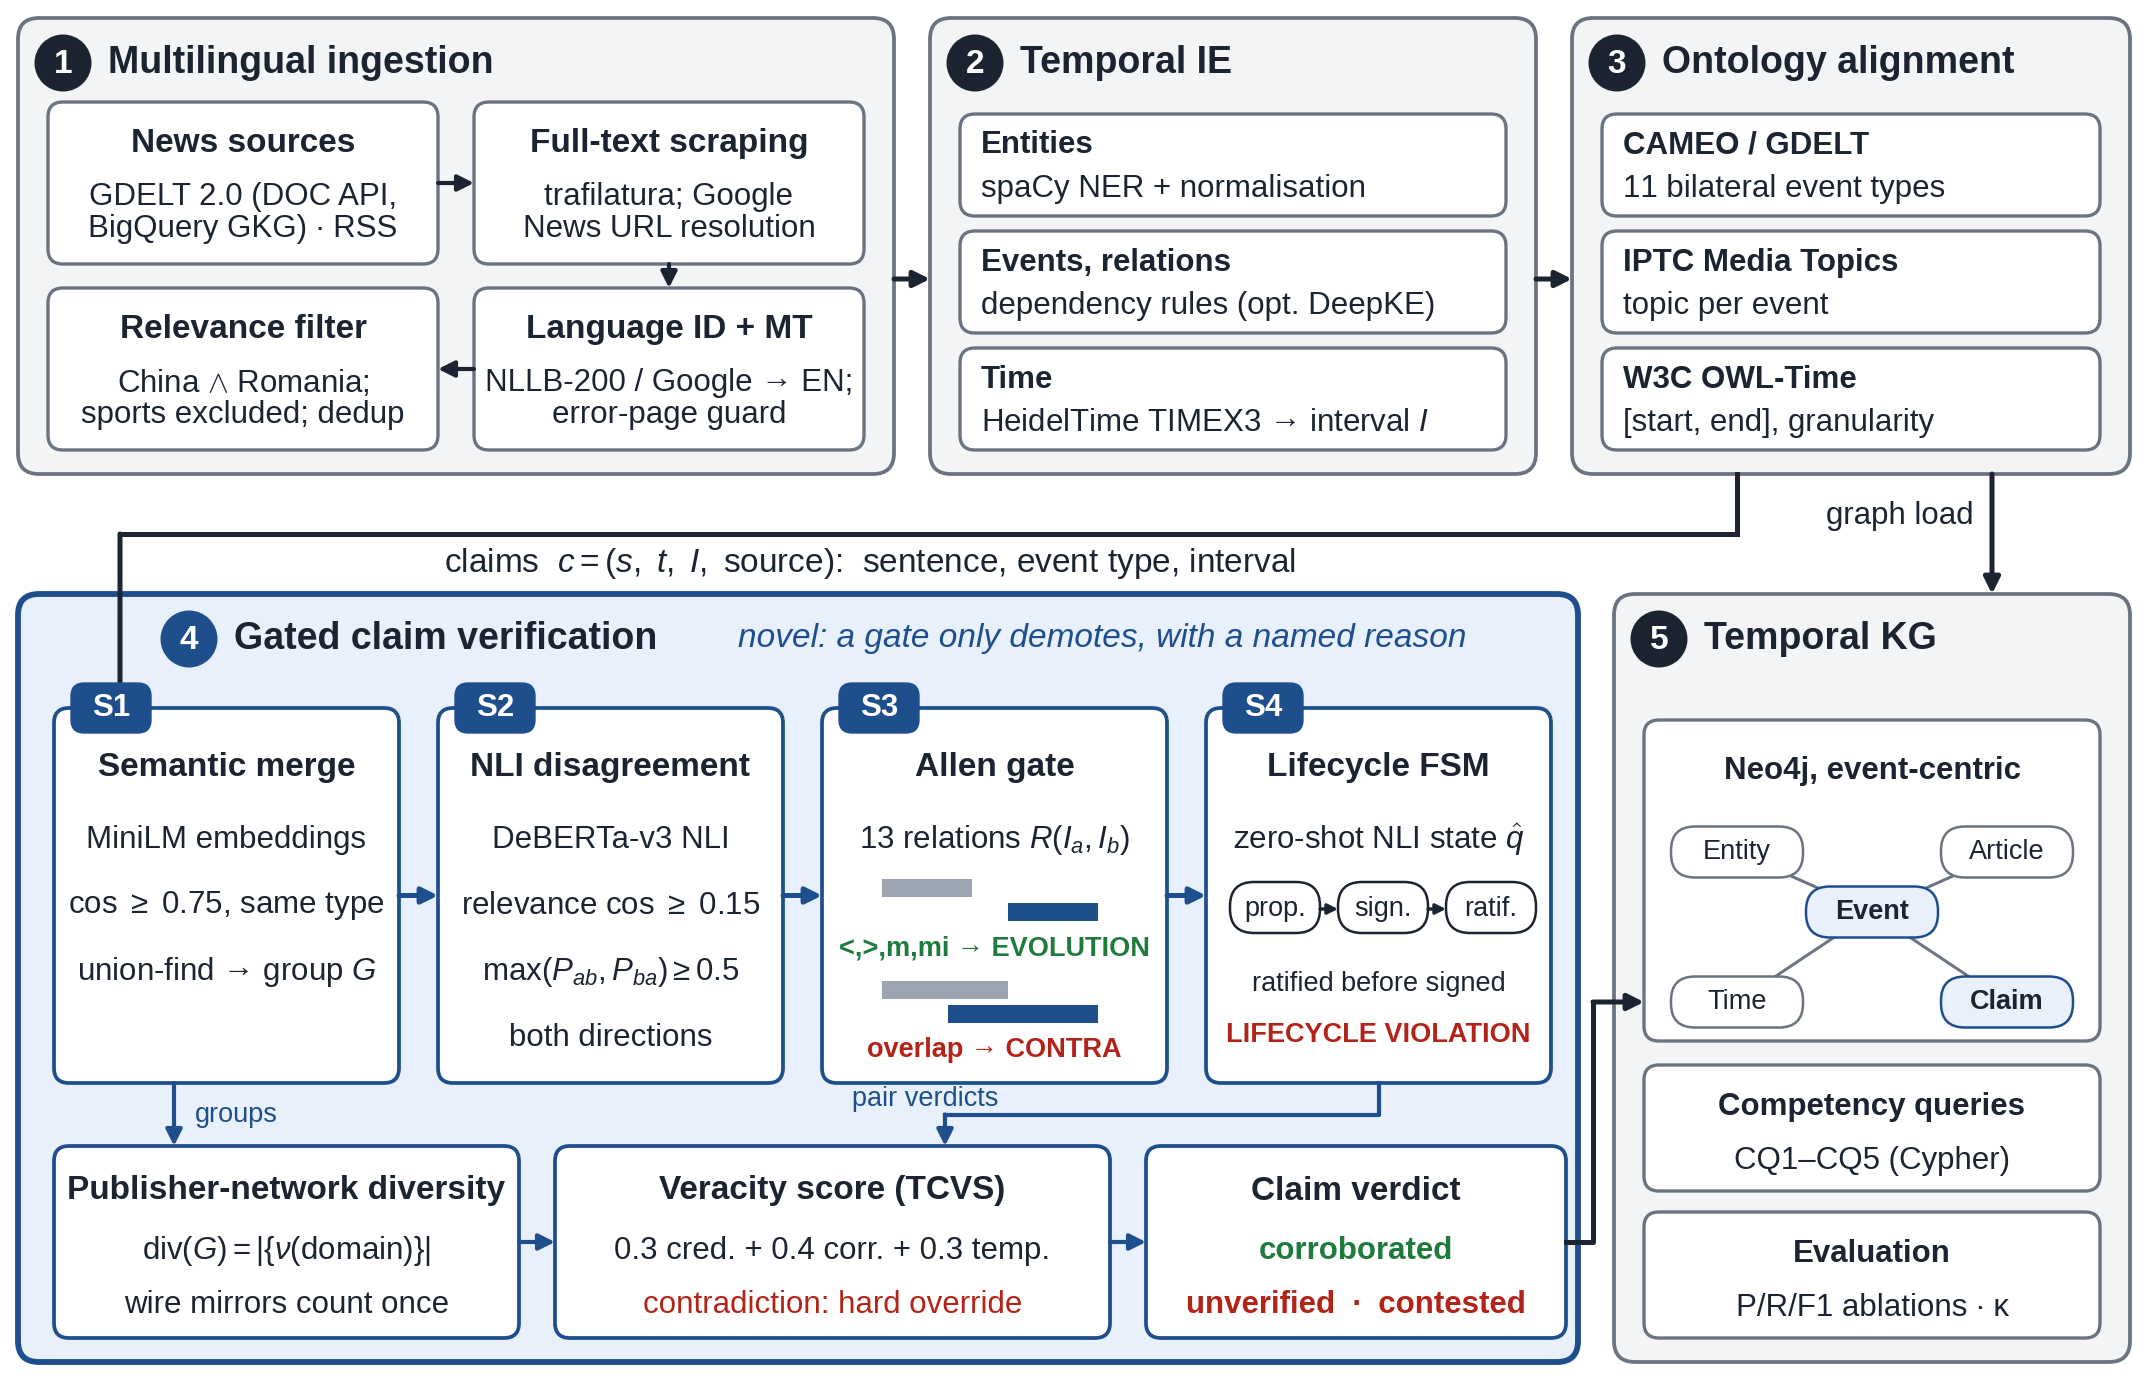

Write Python code to recreate this figure.
"""System diagram for the paper (IEEE two-column figure*, 7.16 in wide).

Run: python paper/system_diagram.py  ->  paper/system_diagram.{pdf,png}
Drawn at final print size, so every font size below is the size in the paper.
"""
from pathlib import Path

import matplotlib

matplotlib.use("Agg")
import matplotlib.pyplot as plt
from matplotlib.patches import FancyArrowPatch, FancyBboxPatch, Rectangle

plt.rcParams.update({
    "font.family": "Liberation Sans",  # metric-compatible with Arial/Helvetica
    "pdf.fonttype": 42,                # embed TrueType: IEEE PDF eXpress-friendly
    "mathtext.fontset": "custom",
    "mathtext.rm": "Liberation Sans",
    "mathtext.it": "Liberation Sans:italic",
})

W, H = 7.16, 4.60
INK = "#1b2430"
GREY_FILL, GREY_EDGE = "#f3f4f6", "#6b7280"
NOV_FILL, NOV_EDGE = "#e8f0fb", "#1f4e8c"
STAGE_FILL = "#ffffff"
RED, GREEN = "#b42318", "#1e7b3c"
BODY, SMALL, HEAD = 8, 7.5, 9

fig = plt.figure(figsize=(W, H))
ax = fig.add_axes([0, 0, 1, 1])
ax.set_xlim(0, W)
ax.set_ylim(0, H)
ax.axis("off")


def box(x, y, w, h, fill=STAGE_FILL, edge=GREY_EDGE, lw=0.8, r=0.05, ls="-", z=1):
    ax.add_patch(FancyBboxPatch((x, y), w, h, boxstyle=f"round,pad=0,rounding_size={r}",
                                fc=fill, ec=edge, lw=lw, ls=ls, zorder=z))


def text(x, y, s, size=BODY, ha="center", va="center", color=INK, weight="normal", z=5, **kw):
    ax.text(x, y, s, fontsize=size, ha=ha, va=va, color=color, weight=weight, zorder=z, **kw)


def arrow(p, q, color=INK, lw=1.0, style="-|>", ms=8, conn="arc3", z=4, ls="-"):
    ax.add_patch(FancyArrowPatch(p, q, arrowstyle=style, mutation_scale=ms, color=color,
                                 lw=lw, connectionstyle=conn, zorder=z, ls=ls,
                                 shrinkA=0, shrinkB=0))


def badge(x, y, n, fill=INK):
    ax.add_patch(plt.Circle((x, y), 0.095, fc=fill, ec="none", zorder=6))
    text(x, y - 0.005, n, size=BODY, color="white", weight="bold", z=7)


def module(x, y, w, h, n, title, fill=GREY_FILL, edge=GREY_EDGE, lw=0.9, dx=0.0):
    box(x, y, w, h, fill=fill, edge=edge, lw=lw, r=0.07)
    badge(x + 0.15 + dx, y + h - 0.15, n, fill=edge if edge != GREY_EDGE else INK)
    text(x + 0.30 + dx, y + h - 0.15, title, size=HEAD, ha="left", weight="bold")


# ───────────────────────── top row: ① ingestion, ② extraction, ③ ontology ─────────
TY, TH = 3.02, 1.52
# ① Ingestion
x1, w1 = 0.06, 2.92
module(x1, TY, w1, TH, "1", "Multilingual ingestion")
chips = [  # (x, y, w, title, detail)
    (x1 + 0.10, TY + 0.70, 1.30, "News sources", "GDELT 2.0 (DOC API,\nBigQuery GKG) · RSS"),
    (x1 + 1.52, TY + 0.70, 1.30, "Full-text scraping", "trafilatura; Google\nNews URL resolution"),
    (x1 + 1.52, TY + 0.08, 1.30, "Language ID + MT", "NLLB-200 / Google → EN;\nerror-page guard"),
    (x1 + 0.10, TY + 0.08, 1.30, "Relevance filter", "China $\\wedge$ Romania;\nsports excluded; dedup"),
]
for cx, cy, cw, t, d in chips:
    box(cx, cy, cw, 0.54)
    text(cx + cw / 2, cy + 0.40, t, weight="bold")
    text(cx + cw / 2, cy + 0.17, d, size=SMALL, linespacing=1.05)
arrow((x1 + 1.40, TY + 0.97), (x1 + 1.52, TY + 0.97))
arrow((x1 + 2.17, TY + 0.70), (x1 + 2.17, TY + 0.62))
arrow((x1 + 1.52, TY + 0.35), (x1 + 1.40, TY + 0.35))

# ② Extraction
x2, w2 = 3.10, 2.02
module(x2, TY, w2, TH, "2", "Temporal IE")
rows2 = [
    ("Entities", "spaCy NER + normalisation"),
    ("Events, relations", "dependency rules (opt. DeepKE)"),
    ("Time", "HeidelTime TIMEX3 → interval $I$"),
]
for i, (t, d) in enumerate(rows2):
    cy = TY + 0.86 - i * 0.39
    box(x2 + 0.10, cy, w2 - 0.20, 0.34)
    text(x2 + 0.17, cy + 0.235, t, ha="left", weight="bold", size=SMALL)
    text(x2 + 0.17, cy + 0.09, d, ha="left", size=SMALL)

# ③ Ontology
x3, w3 = 5.24, 1.86
module(x3, TY, w3, TH, "3", "Ontology alignment")
rows3 = [
    ("CAMEO / GDELT", "11 bilateral event types"),
    ("IPTC Media Topics", "topic per event"),
    ("W3C OWL-Time", "[start, end], granularity"),
]
for i, (t, d) in enumerate(rows3):
    cy = TY + 0.86 - i * 0.39
    box(x3 + 0.10, cy, w3 - 0.20, 0.34)
    text(x3 + 0.17, cy + 0.235, t, ha="left", weight="bold", size=SMALL)
    text(x3 + 0.17, cy + 0.09, d, ha="left", size=SMALL)

arrow((x1 + w1, TY + 0.65), (x2, TY + 0.65), lw=1.2)
arrow((x2 + w2, TY + 0.65), (x3, TY + 0.65), lw=1.2)

# ───────────────────────── bottom: ④ novel gated verification ─────────────────────
BY, BH = 0.06, 2.56
x4, w4 = 0.06, 5.20
module(x4, BY, w4, BH, "4", "Gated claim verification", fill=NOV_FILL, edge=NOV_EDGE, lw=1.4, dx=0.42)
text(x4 + 2.40, BY + BH - 0.15, "novel: a gate only demotes, with a named reason",
     size=BODY, ha="left", color=NOV_EDGE, style="italic")

# claim bus from ③ into ④
SY, SH, SW, GAP = BY + 0.93, 1.25, 1.15, 0.13
bus_y = 2.82
ax.plot([x3 + 0.55, x3 + 0.55], [TY, bus_y], color=INK, lw=1.2, zorder=3)
ax.plot([x3 + 0.55, 0.40], [bus_y, bus_y], color=INK, lw=1.2, zorder=3)
arrow((0.40, bus_y), (0.40, SY + SH), lw=1.2)
text(2.90, bus_y - 0.04, r"claims  $c=(s,\ t,\ I,\ \mathrm{source})$:  sentence, event type, interval",
     size=BODY, va="top")

sx = [x4 + 0.12 + i * (SW + GAP) for i in range(4)]
stages = [
    ("Semantic merge", ["MiniLM embeddings", r"cos $\geq$ 0.75, same type", "union-find → group $G$"]),
    ("NLI disagreement", ["DeBERTa-v3 NLI", r"relevance cos $\geq$ 0.15", r"$\max(P_{ab},P_{ba})\geq 0.5$", "both directions"]),
    ("Allen gate", ["13 relations $R(I_a,I_b)$"]),
    ("Lifecycle FSM", ["zero-shot NLI state $\\hat q$"]),
]
for i, (t, lines) in enumerate(stages):
    box(sx[i], SY, SW, SH, edge=NOV_EDGE, lw=0.9)
    box(sx[i] + 0.06, SY + SH - 0.08, 0.26, 0.16, fill=NOV_EDGE, edge=NOV_EDGE, r=0.04, z=6)
    text(sx[i] + 0.19, SY + SH, f"S{i + 1}", size=SMALL, weight="bold", color="white", z=7)
    text(sx[i] + SW / 2, SY + SH - 0.20, t, weight="bold")
    for j, ln in enumerate(lines):
        text(sx[i] + SW / 2, SY + SH - 0.44 - j * 0.22, ln, size=SMALL)
    if i < 3:
        arrow((sx[i] + SW, SY + SH / 2), (sx[i + 1], SY + SH / 2), color=NOV_EDGE, lw=1.2)

# S3 icon: two timelines (disjoint = evolution, overlap = contradiction)
ix = sx[2] + 0.20
for k, (a, b, lab, col) in enumerate([((0.00, 0.30), (0.42, 0.72), "<,>,m,mi → EVOLUTION", GREEN),
                                      ((0.00, 0.42), (0.22, 0.72), "overlap → CONTRA", RED)]):
    yy = SY + 0.62 - k * 0.34
    ax.add_patch(Rectangle((ix + a[0], yy), a[1] - a[0], 0.06, fc="#9aa5b1", ec="none", zorder=5))
    ax.add_patch(Rectangle((ix + b[0], yy - 0.08), b[1] - b[0], 0.06, fc=NOV_EDGE, ec="none", zorder=5))
    text(sx[2] + SW / 2, yy - 0.17, lab, size=6.5, color=col, weight="bold")

# S4 icon: TradeAgreement FSM
fx, fy = sx[3] + 0.06, SY + 0.58
states = ["prop.", "sign.", "ratif."]
for k, s in enumerate(states):
    cx = fx + 0.17 + k * 0.36
    box(cx - 0.15, fy - 0.08, 0.30, 0.17, edge=INK, lw=0.6, r=0.08)
    text(cx, fy, s, size=6.5)
    if k < 2:
        arrow((cx + 0.15, fy), (cx + 0.21, fy), lw=0.8, ms=5)
text(sx[3] + SW / 2, fy - 0.25, "ratified before signed", size=6.5)
text(sx[3] + SW / 2, fy - 0.42, "LIFECYCLE VIOLATION", size=6.5, color=RED, weight="bold")

# bottom row of ④: diversity, TCVS, labels
RY, RH = BY + 0.08, 0.64
bx = [x4 + 0.12, x4 + 1.79, x4 + 3.76]
bw = [1.55, 1.85, 1.40]
rows = [
    ("Publisher-network diversity", [(r"div$(G)=|\{\nu(\mathrm{domain})\}|$", INK), ("wire mirrors count once", INK)]),
    ("Veracity score (TCVS)", [("0.3 cred. + 0.4 corr. + 0.3 temp.", INK), ("contradiction: hard override", RED)]),
    ("Claim verdict", [("corroborated", GREEN), ("unverified  ·  contested", RED)]),
]
for i, (t, lines) in enumerate(rows):
    box(bx[i], RY, bw[i], RH, edge=NOV_EDGE, lw=0.9)
    text(bx[i] + bw[i] / 2, RY + RH - 0.15, t, weight="bold")
    for j, (ln, col) in enumerate(lines):
        text(bx[i] + bw[i] / 2, RY + RH - 0.35 - j * 0.18, ln, size=SMALL, color=col,
             weight="bold" if i == 2 else "normal")
    if i < 2:
        arrow((bx[i] + bw[i], RY + RH / 2), (bx[i + 1], RY + RH / 2), color=NOV_EDGE, lw=1.0)

arrow((sx[0] + 0.40, SY), (sx[0] + 0.40, RY + RH), color=NOV_EDGE, lw=1.0)
text(sx[0] + 0.47, (SY + RY + RH) / 2, "groups", size=6.5, ha="left", color=NOV_EDGE)
# final pair verdicts (after S4) feed the score
mid = (SY + RY + RH) / 2
ax.plot([sx[3] + SW / 2, sx[3] + SW / 2, bx[1] + 1.30], [SY, mid, mid], color=NOV_EDGE, lw=1.0, zorder=3)
arrow((bx[1] + 1.30, mid), (bx[1] + 1.30, RY + RH), color=NOV_EDGE, lw=1.0)
text(sx[2] + 0.10, mid + 0.01, "pair verdicts", size=6.5, color=NOV_EDGE, ha="left", va="bottom")

# ───────────────────────── bottom right: ⑤ temporal KG ───────────────────────────
x5, w5 = 5.38, 1.72
module(x5, BY, w5, BH, "5", "Temporal KG")
box(x5 + 0.10, BY + 1.07, w5 - 0.20, 1.07)
text(x5 + w5 / 2, BY + 1.97, "Neo4j, event-centric", weight="bold", size=SMALL)
# mini graph schema
cx, cy = x5 + w5 / 2, BY + 1.50
nodes = {"Event": (cx, cy), "Entity": (cx - 0.45, cy + 0.20), "Article": (cx + 0.45, cy + 0.20),
         "Time": (cx - 0.45, cy - 0.30), "Claim": (cx + 0.45, cy - 0.30)}
for (a, b) in [("Event", "Entity"), ("Event", "Article"), ("Event", "Time"), ("Claim", "Event")]:
    ax.plot(*zip(nodes[a], nodes[b]), color=GREY_EDGE, lw=0.7, zorder=4)
for n, (nx, ny) in nodes.items():
    hl = n in ("Event", "Claim")
    box(nx - 0.22, ny - 0.085, 0.44, 0.17, fill=NOV_FILL if hl else "white",
        edge=NOV_EDGE if hl else GREY_EDGE, lw=0.6, r=0.08, z=5)
    text(nx, ny, n, size=6.5, weight="bold" if hl else "normal")

box(x5 + 0.10, BY + 0.57, w5 - 0.20, 0.42)
text(x5 + w5 / 2, BY + 0.85, "Competency queries", weight="bold", size=SMALL)
text(x5 + w5 / 2, BY + 0.67, "CQ1–CQ5 (Cypher)", size=SMALL)
box(x5 + 0.10, BY + 0.08, w5 - 0.20, 0.42)
text(x5 + w5 / 2, BY + 0.36, "Evaluation", weight="bold", size=SMALL)
text(x5 + w5 / 2, BY + 0.18, "P/R/F1 ablations · κ", size=SMALL)

# ③ → ⑤ (events, entities, intervals) and ④ → ⑤ (verdicts)
arrow((x3 + 1.40, TY), (x3 + 1.40, BY + BH), lw=1.2)
text(x3 + 1.34, (TY + BY + BH) / 2 + 0.06, "graph load", size=SMALL, ha="right")
ax.plot([bx[2] + bw[2], 5.31, 5.31], [RY + RH / 2, RY + RH / 2, BY + 1.20], color=INK, lw=1.2, zorder=3)
arrow((5.31, BY + 1.20), (x5 + 0.10, BY + 1.20), lw=1.2)

out = Path(__file__).with_suffix("")
fig.savefig(f"{out}.pdf")
fig.savefig(f"{out}.png", dpi=300)
print(f"wrote {out}.pdf / .png")
